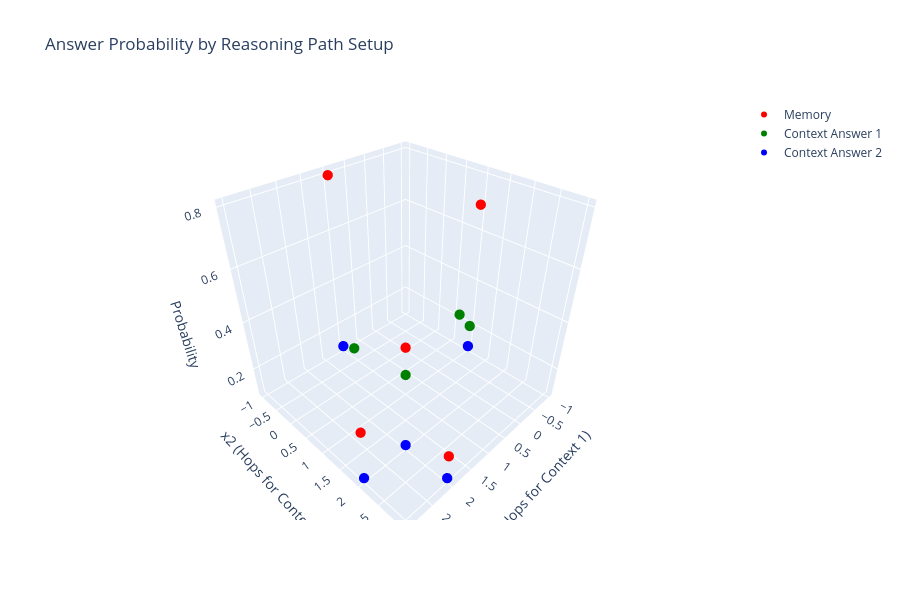

The notebook cell this image was saved under:
### Markdown cell above
# analize:

### Code cell
import plotly.graph_objects as go

# Sample data
x1 = [1, 2, 3, 2, None]
x2 = [None, 2, 2, 3, 1]
y1 = [0.8, 0.5, 0.3, 0.2, 0.7]  # memory
y2 = [0.1, 0.4, 0.6, 0.7, 0.2]  # context 1
y3 = [0.1, 0.1, 0.1, 0.1, 0.1]  # context 2

# Convert None to -1 for plotting
x1 = [v if v is not None else -1 for v in x1]
x2 = [v if v is not None else -1 for v in x2]

fig = go.Figure()

fig.add_trace(go.Scatter3d(
    x=x1, y=x2, z=y1,
    mode='markers', name='Memory',
    marker=dict(size=6, color='red')
))
fig.add_trace(go.Scatter3d(
    x=x1, y=x2, z=y2,
    mode='markers', name='Context Answer 1',
    marker=dict(size=6, color='green')
))
fig.add_trace(go.Scatter3d(
    x=x1, y=x2, z=y3,
    mode='markers', name='Context Answer 2',
    marker=dict(size=6, color='blue')
))

fig.update_layout(
    scene=dict(
        xaxis_title='x1 (Hops for Context 1)',
        yaxis_title='x2 (Hops for Context 2)',
        zaxis_title='Probability'
    ),
    title='Answer Probability by Reasoning Path Setup',
    height=600,
    showlegend=True
)

fig.show()

### Figure 1 — Plotly figure (JSON) as saved in the notebook; plotly's stock layout.template omitted (floating-point values rounded to 4 significant figures)
{"data": [{"marker": {"color": "red", "size": 6}, "mode": "markers", "name": "Memory", "type": "scatter3d", "x": [1, 2, 3, 2, -1], "y": [-1, 2, 2, 3, 1], "z": [0.8, 0.5, 0.3, 0.2, 0.7]}, {"marker": {"color": "green", "size": 6}, "mode": "markers", "name": "Context Answer 1", "type": "scatter3d", "x": [1, 2, 3, 2, -1], "y": [-1, 2, 2, 3, 1], "z": [0.1, 0.4, 0.6, 0.7, 0.2]}, {"marker": {"color": "blue", "size": 6}, "mode": "markers", "name": "Context Answer 2", "type": "scatter3d", "x": [1, 2, 3, 2, -1], "y": [-1, 2, 2, 3, 1], "z": [0.1, 0.1, 0.1, 0.1, 0.1]}], "layout": {"height": 600, "scene": {"xaxis": {"title": {"text": "x1 (Hops for Context 1)"}}, "yaxis": {"title": {"text": "x2 (Hops for Context 2)"}}, "zaxis": {"title": {"text": "Probability"}}}, "showlegend": true, "title": {"text": "Answer Probability by Reasoning Path Setup"}}}
